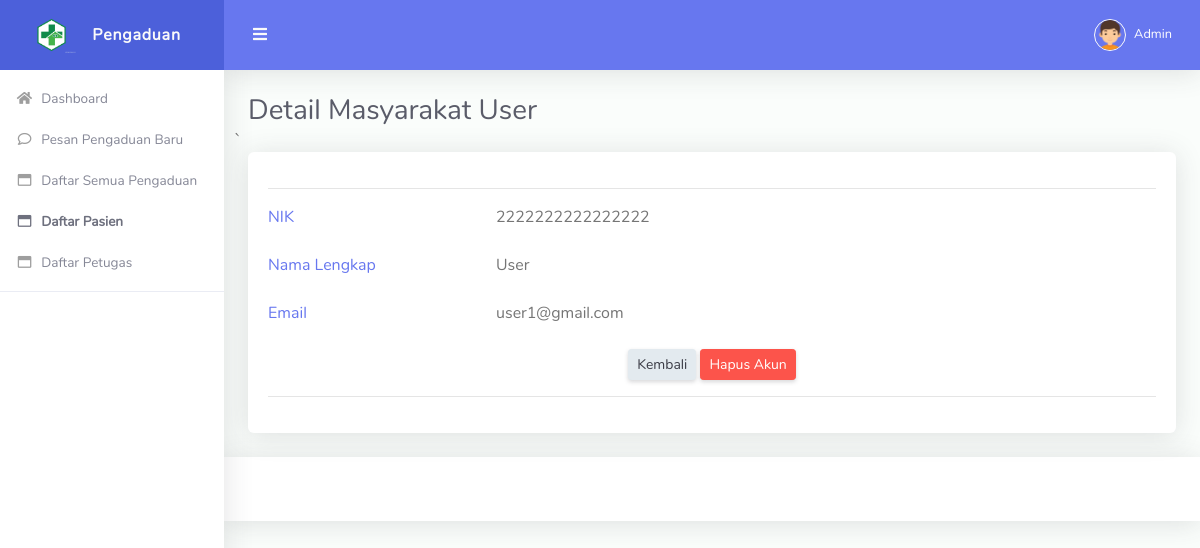
The app's page /admin/detail-masyarakat.php?id=6 (signed in) with its own data.
### tables this page shows
CREATE TABLE `tbl_masyarakat` (
  `id_masyarakat` int NOT NULL,
  `nik` varchar(50) NOT NULL,
  `nama` varchar(90) NOT NULL,
  `email` varchar(50) NOT NULL,
  `password` varchar(200) NOT NULL
);

### admin/detail-masyarakat.php (the view, shortened to what this page needs)
<?php
  include '../koneksi.php';
  $id = $_GET['id'];
  $data = mysqli_query($koneksi,"select * from tbl_masyarakat where id_masyarakat='$id'");
  $row = mysqli_fetch_array($data)
?>
<!DOCTYPE html>
<html lang="en">
<head>
  <link href="../vendor/fontawesome-free/css/all.min.css" rel="stylesheet" type="text/css">
  <link href="../vendor/bootstrap/css/bootstrap.min.css" rel="stylesheet" type="text/css">
  <link href="../css/ruang-admin.min.css" rel="stylesheet">
  <link href="../vendor/datatables/dataTables.bootstrap4.css"  rel="stylesheet" type="text/css">
</head>
<body id="page-top">
  <div id="wrapper">
    <ul class="navbar-nav sidebar sidebar-light accordion" id="accordionSidebar">
      <a class="sidebar-brand d-flex align-items-center justify-content-center" href="index.php">
        <div class="sidebar-brand-icon">
          <img src="../img/logo/logo2.png">
        </div>
        <div class="sidebar-brand-text mx-3">Pengaduan</div>
      </a>
      <?php include "menu.php"; ?>
      <hr class="sidebar-divider">
    </ul>
    <div id="content-wrapper" class="d-flex flex-column">
      <div id="content">
        <nav class="navbar navbar-expand navbar-light bg-navbar topbar mb-4 static-top">
          <button id="sidebarToggleTop" class="btn btn-link rounded-circle mr-3">
            <i class="fa fa-bars"></i>
          </button>
          <ul class="navbar-nav ml-auto">
            <li class="nav-item dropdown no-arrow">
              <a class="nav-link dropdown-toggle" href="#" id="userDropdown" role="button" data-toggle="dropdown"
                aria-haspopup="true" aria-expanded="false">
                <img class="img-profile rounded-circle" src="../img/boy.png" style="max-width: 60px">
                <span class="ml-2 d-none d-lg-inline text-white small"><?php echo $_SESSION['nama']; ?></span>
              </a>
            </li>
          </ul>
        </nav>
        <div class="container-fluid" id="container-wrapper">
          <div class="d-sm-flex align-items-center justify-content-between mb-0">
            <h1 class="h3 mb-0 text-gray-800">Detail Masyarakat <?php echo $row['nama'];?></h1>
          </div>
          <div class="row">
         ` <div class="col-lg-12">
              <div class="card mb-4">
                <div class="card-body">
                  <form method="post" enctype="multipart/form-data">
                    <div class="form-group">
                    <hr>
                    </div>
                    <div class="form-group row">
                      <div class="col-lg-3">
                        <label for="tgl" class="text-primary">NIK</label>
                      </div>
                      <div class="col-lg-7">
                       <label class="text-default"><?php echo $row['nik'] ;?></label>
                      </div>
                    </div>
                    <div class="form-group row">
                      <div class="col-lg-3">
                        <label for="tgl" class="text-primary">Nama Lengkap</label>
                      </div>
                      <div class="col-lg-7">
                       <label class="text-default"><?php echo $row['nama'];?> </label>
                      </div>
                    </div>
                    <div class="form-group row">
                      <div class="col-lg-3">
                       <label for="subjek" class="text-primary">Email</label>
                      </div>
                      <div class="col-lg-7">
                       <label class="text-default"><?php echo $row['email'];?> </label>
                      </div>
                    </div>
                    <center>
                    <a class='btn btn-sm btn-light' href='daftar-masyarakat.php'> Kembali </a>
                    <a class='btn btn-sm btn-danger' href='del-masyarakat.php?id=<?php echo $row['id_masyarakat'];?>'> Hapus Akun </a>
                    </center>
                    <hr>
                  </form>
                </div>
              </div>
          </div>
        </div>
      </div>
      <footer class="sticky-footer bg-white">
      </footer>
    </div>
  </div>
</body>
</html>

### records on screen
tbl_masyarakat: nama "User", nik "2222222222222222", email "user1@gmail.com"

### other values on screen
$_SESSION['nama'] "Admin"
